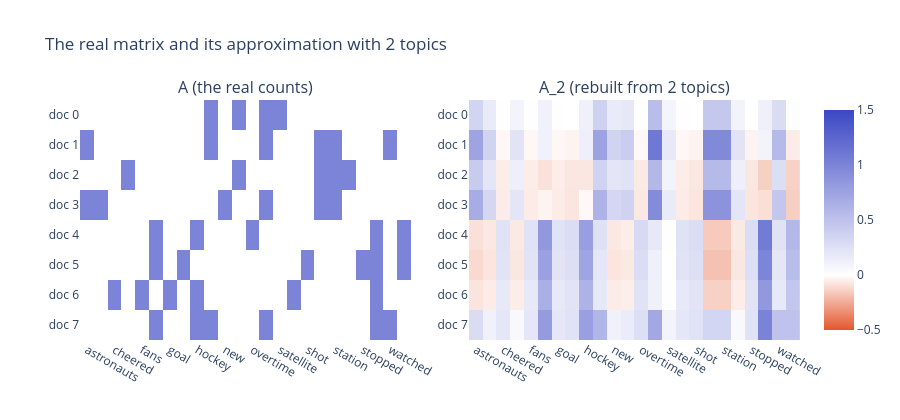

The cell this chart's notebook holds for it:
### Code cell
A_2 = U[:, :2] @ np.diag(sigma[:2]) @ Vt[:2]
fig = make_subplots(rows=1, cols=2, subplot_titles=["A (the real counts)", "A_2 (rebuilt from 2 topics)"],
                    horizontal_spacing=0.08)
for j, M in enumerate([A, A_2]):
    fig.add_trace(go.Heatmap(z=M, x=words, y=names, zmin=-0.5, zmax=1.5, coloraxis="coloraxis"), row=1, col=j + 1)
fig.update_yaxes(autorange="reversed")
fig.update_layout(coloraxis=dict(colorscale=[[0, "#E4572E"], [0.25, "#FFFFFF"], [1, "#3B47C4"]], cmin=-0.5, cmax=1.5),
                  height=420,
                  title="The real matrix and its approximation with 2 topics")
fig.show()

### Figure 1 — Plotly figure (JSON) as saved in the notebook; plotly's stock layout.template omitted (floating-point values rounded to 4 significant figures; data arrays with more than 128 entries replaced by an {"elided": "..."} marker saying what was removed)
{"data": [{"coloraxis": "coloraxis", "type": "heatmap", "x": ["astronauts", "carry", "cheered", "earth", "fans", "game", "goal", "goalie", "hockey", "launch", "new", "orbit", "overtime", "rocket", "satellite", "scored", "shot", "space", "station", "stays", "stopped", "team", "watched", "won"], "xaxis": "x", "y": ["doc 0", "doc 1", "doc 2", "doc 3", "doc 4", "doc 5", "doc 6", "doc 7"], "yaxis": "y", "z": {"elided": "8x24 int values"}, "zmax": 1.5, "zmin": -0.5}, {"coloraxis": "coloraxis", "type": "heatmap", "x": ["astronauts", "carry", "cheered", "earth", "fans", "game", "goal", "goalie", "hockey", "launch", "new", "orbit", "overtime", "rocket", "satellite", "scored", "shot", "space", "station", "stays", "stopped", "team", "watched", "won"], "xaxis": "x2", "y": ["doc 0", "doc 1", "doc 2", "doc 3", "doc 4", "doc 5", "doc 6", "doc 7"], "yaxis": "y2", "z": {"elided": "8x24 float values"}, "zmax": 1.5, "zmin": -0.5}], "layout": {"annotations": [{"font": {"size": 16}, "showarrow": false, "text": "A (the real counts)", "x": 0.23, "xanchor": "center", "xref": "paper", "y": 1.0, "yanchor": "bottom", "yref": "paper"}, {"font": {"size": 16}, "showarrow": false, "text": "A_2 (rebuilt from 2 topics)", "x": 0.77, "xanchor": "center", "xref": "paper", "y": 1.0, "yanchor": "bottom", "yref": "paper"}], "coloraxis": {"cmax": 1.5, "cmin": -0.5, "colorscale": [[0, "#E4572E"], [0.25, "#FFFFFF"], [1, "#3B47C4"]]}, "height": 420, "title": {"text": "The real matrix and its approximation with 2 topics"}, "xaxis": {"anchor": "y", "domain": [0.0, 0.46]}, "xaxis2": {"anchor": "y2", "domain": [0.54, 1.0]}, "yaxis": {"anchor": "x", "autorange": "reversed", "domain": [0.0, 1.0]}, "yaxis2": {"anchor": "x2", "autorange": "reversed", "domain": [0.0, 1.0]}}}
